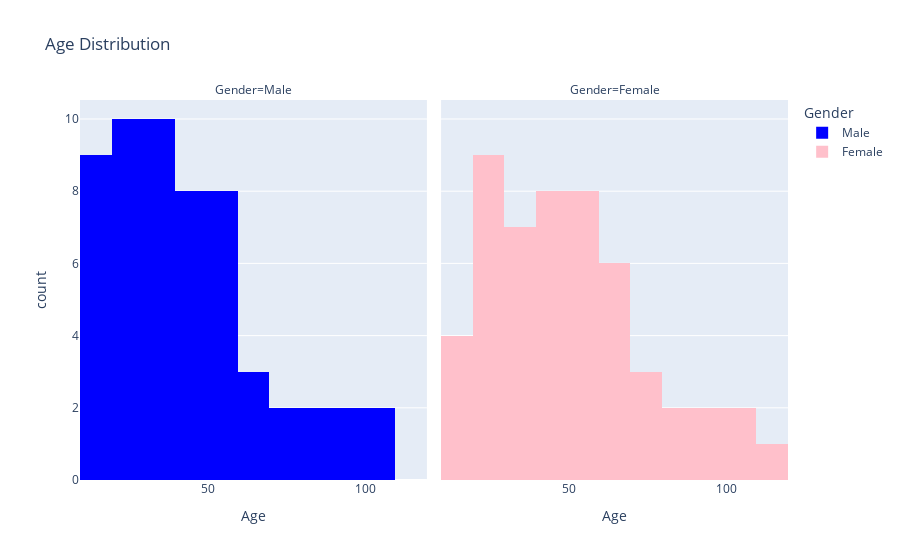

Notebook code for this chart:
### Markdown cell above
Ağırlık ve BMI arasında yüksek bir korelasyon var.

### Code cell
df = pd.DataFrame(df)

# Histogram çizimi
fig = px.histogram(data_frame=df, x='Age', color='Gender', facet_col='Gender',
                   title='Age Distribution', color_discrete_sequence=['blue', 'pink'])

fig.show()

### Figure 1 — Plotly figure (JSON) as saved in the notebook; plotly's stock layout.template omitted (floating-point values rounded to 4 significant figures)
{"data": [{"alignmentgroup": "True", "bingroup": "x", "hovertemplate": "Gender=Male<br>Age=%{x}<br>count=%{y}<extra></extra>", "legendgroup": "Male", "marker": {"color": "blue", "pattern": {"shape": ""}}, "name": "Male", "offsetgroup": "Male", "orientation": "v", "showlegend": true, "type": "histogram", "x": [25, 35, 45, 55, 65, 18, 28, 38, 48, 58, 68, 78, 88, 98, 108, 19, 29, 39, 49, 59, 17, 27, 37, 47, 57, 67, 77, 87, 97, 107, 16, 26, 36, 46, 56, 15, 25, 35, 45, 55, 14, 24, 34, 13, 23, 33, 43, 53, 12, 22, 32, 42, 52, 11, 21, 31], "xaxis": "x", "yaxis": "y"}, {"alignmentgroup": "True", "bingroup": "x", "hovertemplate": "Gender=Female<br>Age=%{x}<br>count=%{y}<extra></extra>", "legendgroup": "Female", "marker": {"color": "pink", "pattern": {"shape": ""}}, "name": "Female", "offsetgroup": "Female", "orientation": "v", "showlegend": true, "type": "histogram", "x": [30, 40, 50, 60, 70, 23, 33, 43, 53, 63, 73, 83, 93, 103, 24, 44, 54, 64, 22, 32, 42, 52, 62, 72, 82, 92, 102, 112, 21, 31, 41, 51, 61, 20, 30, 40, 50, 60, 19, 29, 18, 28, 38, 48, 58, 17, 27, 37, 47, 57, 16, 26], "xaxis": "x2", "yaxis": "y2"}], "layout": {"annotations": [{"font": {}, "showarrow": false, "text": "Gender=Male", "x": 0.245, "xanchor": "center", "xref": "paper", "y": 1, "yanchor": "bottom", "yref": "paper"}, {"font": {}, "showarrow": false, "text": "Gender=Female", "x": 0.755, "xanchor": "center", "xref": "paper", "y": 1, "yanchor": "bottom", "yref": "paper"}], "barmode": "relative", "legend": {"title": {"text": "Gender"}, "tracegroupgap": 0}, "title": {"text": "Age Distribution"}, "xaxis": {"anchor": "y", "domain": [0, 0.49], "title": {"text": "Age"}}, "xaxis2": {"anchor": "y2", "domain": [0.51, 1], "matches": "x", "title": {"text": "Age"}}, "yaxis": {"anchor": "x", "domain": [0, 1], "title": {"text": "count"}}, "yaxis2": {"anchor": "x2", "domain": [0, 1], "matches": "y", "showticklabels": false}}}
